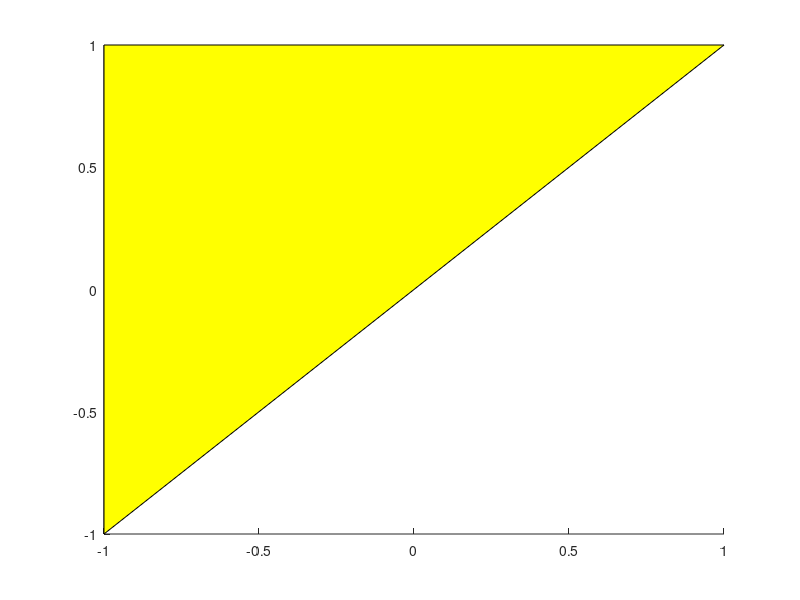

The MATLAB source for this figure: (Note: this script raises an error after producing the figure.)
%% PS5 - Q1 - Gravity Gradient Stability

close all; clear;

load("InertiaData.mat")

%% Part a - Calculate k coefficients; plot stable/unstable regions

% create the stability plot - shade UNSTABLE regions
figure
hold on

alpha_patch = 0.2;

% K_R >= K_T 
p1_x = [-1, 1, -1, -1];
p1_y = [-1, 1, 1, -1];
p1 = patch(p1_x, p1_y, 'y');
p1.FaceVertexAlphaData = alpha_patch;
p1.FaceAlpha = 'flat';

% K_R * K_T <= 0
p2_x = [-1, -1, 0, 0, 1, 1, -1];
p2_y = [0, 1, 1, -1, -1, 0, 0];
p2 = patch(p2_x, p2_y, 'b');
p2.FaceVertexAlphaData = alpha_patch;
p2.FaceAlpha = 'flat';

% 1 + 3*K_T + K_R*K_T <= 4*sqrt(K_R*K_T)
p3_x = linspace(-1, -0.0505, 100);
p3_y = (-3* p3_x.^2 + 4*sqrt(3)*sqrt(p3_x.^2 - p3_x.^3) + 7*p3_x) ./ ...
    (p3_x.^2);
p3_x = [p3_x, -1, -1];
p3_y = [p3_y, -1, 0];
p3 = patch(p3_x, p3_y, 'r');
p3.FaceVertexAlphaData = alpha_patch;
p3.FaceAlpha = 'flat';

axis equal
ylim([-1, 1])
xlim([-1, 1])
xlabel("$K_T$", 'Interpreter', 'latex')
ylabel("$K_R$", 'Interpreter', 'latex')



% First K coefficients: z aligned w/ N

Ix = I_p(1,1);
Iy = I_p(2,2);
Iz = I_p(3,3);

K_N1 = (Iy - Ix) / Iz;
K_R1 = (Iz - Iy) / Ix;
K_T1 = (Iz - Ix) / Iy;

plot(K_T1, K_R1, 'kx')

% Second K coefficients: x aligned w/ T, Y aligned w/ N

K_N2 = (Iz - Ix) / Iy;
K_R2 = (Iy - Ix) / Iz;
K_T2 = (Iy - Iz) / Ix;

plot(K_T2, K_R2, 'k^')

% Third K coefficients: x aligned w/ T, Y aligned w/ N

K_N3 = (Iz - Iy) / Ix;
K_R3 = (Ix - Iz) / Iy;
K_T3 = (Ix - Iy) / Iz;
plot(K_T3, K_R3, 'ksquare')

% 4th K coefficients: adjust the inertia parameters

Ix2 = 1.2;
Iy2 = 1.3;
Iz2 = 1.5;
I_p2 = [Ix2, 0, 0; 0, Iy2, 0; 0, 0, Iz2];

K_N4 = (Iz2 - Iy2) / Ix2;
K_R4 = (Ix2 - Iz2) / Iy2;
K_T4 = (Ix2 - Iy2) / Iz2;
plot(K_T4, K_R4, 'k*')



legend("$K_R \geq K_T$", "$K_R K_T \leq 0$", "$1 + 3 K_T + K_R K_T \leq 4\sqrt{K_R*K_T}$", ...
     "$Z_p \parallel N$; $X_p \parallel R$",...
     "$Y_p \parallel N$; $Z_p \parallel -R$", ...
     "$X_p \parallel N$; $Y_p \parallel R$", ...
     "$X_p \parallel N$; $Y_p \parallel R$; new inertia tensor", ...
     'Interpreter', 'latex', 'location', 'eastoutside')


%% Part b - Try to reproduce stable & unstable motion - Z aligned w/ N case

% load("OrbitPropData_equil.mat")

scenario = 4;
% 1 -> 1st K coeffs
% 2 -> 2nd K coeffs
% 3 -> 3rd K coeffs
% 4 -> 4th K coeffs
% note: only implemented 1, 2, 4

rE  = 6378; % km
% a   = rE + 3000;     % km
a   = rE + 525;
e   = 0.00162;
i   = deg2rad(35);  % rad     
w   = deg2rad(60);  % rad
O   = deg2rad(120); % rad
v   = deg2rad(0);   % rad        
muE = 398600;       % [km^3/s^2]

% Convert to ECI position and velocity for orbit propagation 
oe       = [a; e; i; O; w; v];
rv_state = OE2ECI(oe, muE);

%%%% SET SIMULATION TIME %%%%%%%%%%%%%%%%%%%%%%%%%%%%%%%%%%%%%%%%%%%%%%%%%
T           = 2*pi*sqrt(a^3/muE); % period in seconds
T_days      = T/(24 * 60 * 60);
numPeriods  = 20;
% tspan       = 0 : 1 : T * numPeriods; % simulate once an minute?
% tspan       = 0 : 10 : 100;
tspan      = [0, T*numPeriods];

%%%% INITIALIZE ATTITUDE AND ANGULAR RATES %%%%%%%%%%%%%%%%%%%%%%%%%%%%%%%%

% For altered inertia tensor:
if scenario == 4
    I_p = I_p2;
end

% Initial angular velocity:
n           = sqrt(muE / a^3);
pert = 0.01*n;

switch scenario
    case 1
        % rotate about Z
        w_0         = [pert, pert, n + pert]';
        % % Initial attitude: XYZ aligned w/ RTN
        rtn       = rv2rtn(rv_state');
        R_eci_rtn = [rtn(1:3); rtn(4:6); rtn(7:9)];
        q_0       = dcm2quat(R_eci_rtn);
        q_0       = q_0([2 3 4 1])';

    case 2
        % rotate about Y
        w_0         = [pert, n + pert, pert]';

        
        % Initial attitude: Y aligned w/ N; Z aligned w/ R
        rtn       = rv2rtn(rv_state');
        R_eci_rtn = [rtn(1:3); rtn(4:6); rtn(7:9)];
        R_rtn_pa  = [0, 1, 0; 
                     0, 0, 1;
                     1, 0, 0];
        q_0       = dcm2quat(R_rtn_pa * R_eci_rtn);
        q_0       = q_0([2 3 4 1])';


    case {3,4}
        % rotate about X
        w_0         = [n + pert, pert,  pert]';

        % Initial attitude: X aligned w/ N; Z aligned w/ T
        rtn       = rv2rtn(rv_state');
        R_eci_rtn = [rtn(1:3); rtn(4:6); rtn(7:9)];
        R_rtn_pa  = [0, 0, 1; 
                     1, 0, 0;
                     0, -1, 0];
        q_0       = dcm2quat(R_rtn_pa * R_eci_rtn);
        q_0       = q_0([2 3 4 1])';

end


state_0   = [q_0; w_0; rv_state];

options = odeset('RelTol', 1e-9, 'AbsTol', 1e-10);

[t_q, state_out] = ode113(@(t,state) PropagateOrbit_and_Attitude_GravityGrad(state, I_p, muE), tspan, state_0, options);

% Plot rates
figure
hold on
plot(t_q, rad2deg(state_out(:,5)), 'LineWidth', 2)
plot(t_q, rad2deg(state_out(:,6)), 'LineWidth', 2)
plot(t_q, rad2deg(state_out(:,7)), 'LineWidth', 2)
xlabel( 'Time, s')
ylabel("Body rate, ^\circ/s")
title("Body rates in PA frame")
legend('\omega_x', '\omega_y', '\omega_z')


switch scenario
    case 1
        saveas(gcf, "Figures_and_Plots/PS5/Q1b_PArates_case1.png");
    case 2
        saveas(gcf, "Figures_and_Plots/PS5/Q1b_PArates_case2.png");
    case 3
        saveas(gcf, "Figures_and_Plots/PS5/Q1b_PArates_case3.png");
    case 4
        saveas(gcf, "Figures_and_Plots/PS5/Q1b_PArates_case4.png");
end

% plot angles

% get euler angles
eulerAngs = zeros(length(state_out), 3);
for i = 1:length(eulerAngs)
    quat = state_out(i,1:4);
    [phi, theta, psi] = quat2angle(quat([4 1 2 3]), 'ZYX');
    eulerAngs(i,:) = [phi, theta, psi];
end

% plot orientation as Euler angles
figure()
hold on;
plot(t_q, rad2deg(eulerAngs(:,1)),'LineWidth', 2);
plot(t_q, rad2deg(eulerAngs(:,2)), 'LineWidth', 2);
plot(t_q, rad2deg(eulerAngs(:,3)), 'LineWidth', 2);
legend('\phi', '\theta', '\psi')
title('ZYX Euler Angles')
grid on; 
xlabel("Time, s")
ylabel("Angle, ^\circ")

switch scenario
    case 1
        saveas(gcf, "Figures_and_Plots/PS5/Q1b_EulerAngles_case1.png");
    case 2
        saveas(gcf, "Figures_and_Plots/PS5/Q1b_EulerAngles_case2.png");
    case 3
        saveas(gcf, "Figures_and_Plots/PS5/Q1b_EulerAngles_case3.png");
    case 4
        saveas(gcf, "Figures_and_Plots/PS5/Q1b_EulerAngles_case4.png");
end








